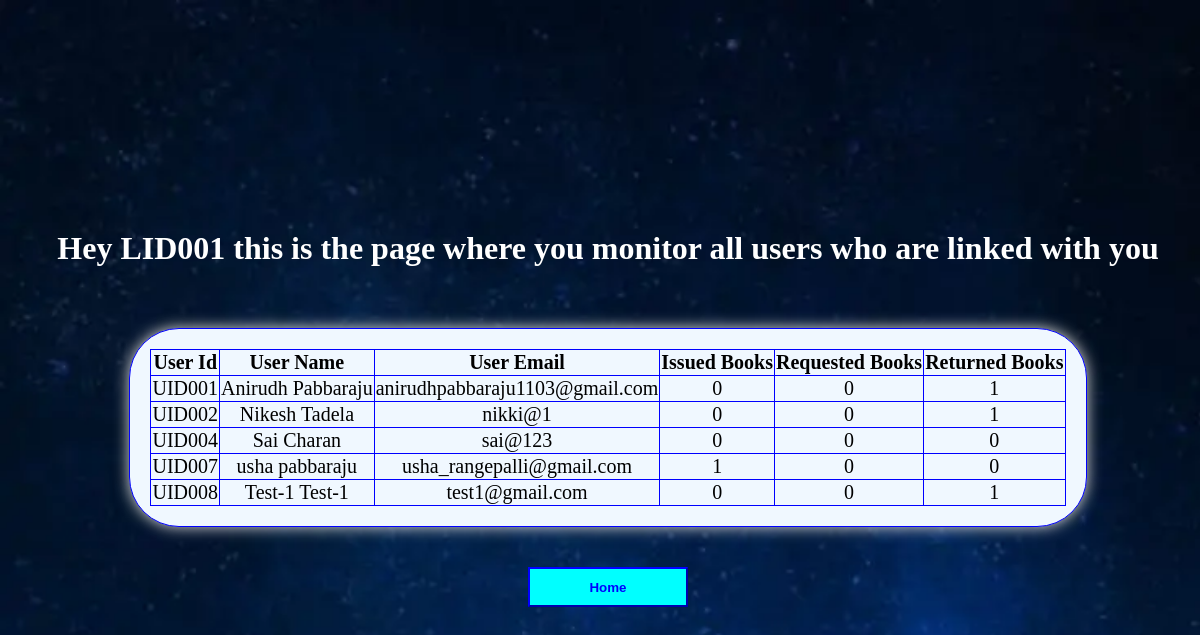
Screenshot of /view_monitors/LID001 with the database file from the repository.
### application/models.py (models this page shows)
class keeps_track_of(db.Model):
    __tablename__='keeps_track_of'
    librarian_id=db.Column(db.VARCHAR,db.ForeignKey(librarian.librarian_id),primary_key=True)
    user_id=db.Column(db.VARCHAR,db.ForeignKey(user.user_id),primary_key=True)

class user(db.Model):
    __tablename__='user'
    user_id=db.Column(db.String(128),primary_key=True)
    user_fname=db.Column(db.String(128),nullable=False)
    user_lname=db.Column(db.String(128))
    user_email=db.Column(db.String(128))
    password=db.Column(db.String(128))
    has_copies=db.relationship("book_catalogue",secondary="book_issue")
    track_for=db.relationship("librarian",secondary="keeps_track_of")
    content=db.relationship("section",secondary="analysis")

### application/librarian_controllers.py (the view)
@app.route("/view_monitors/<string:lid>",methods=['GET','POST'])
def view_monitor(lid):
    k=db.session.query(keeps_track_of).filter(keeps_track_of.librarian_id==lid).all()
    tracker={}
    for x in k:
        tracker[x.user_id]={}
        u=user.query.get(x.user_id)
        tracker[x.user_id]['user_fname']=u.user_fname
        tracker[x.user_id]['user_lname']=u.user_lname
        tracker[x.user_id]['user_email']=u.user_email
        bi=db.session.query(book_issue).filter(book_issue.id==x.user_id).all()
        ib=0
        rb=0
        reqb=0
        for y in bi:
            if y.doi!=None:
                ib+=1
            elif y.request_date!=None:
                reqb+=1
            else:
                rb+=1
        tracker[x.user_id]["issued_books"]=ib
        tracker[x.user_id]["returned_books"]=rb
        tracker[x.user_id]["requested_books"]=reqb
    return render_template("monitor.html",tracker=tracker,id=lid)

### templates/monitor.html (shortened to what this page needs)
<!DOCTYPE html>
<html lang="en">
<head>
    <link rel="stylesheet" href="{{url_for('static',filename='CSS/monitor.css')}}">
</head>
<body>
    <div class="row">
        <div>
            <h1>Hey {{id}} this is the page where you monitor all users who are linked with you</h1>
          </div>
          <div class="row2">
              <table class="row3" border="box" bordercolor=" dark black">
                  <tr>
                      <div class="row4">
                          <th><span>User Id</span></th>
                          <th colspan="2">User Name</th>
                          <th>User Email</th>
                          <th>Issued Books</th>
                          <th>Requested Books</th>
                          <th>Returned Books</th>
                      </div>
                  </tr>
                  {% for x in tracker %}
                  <tr>
                      <td><span>{{x}}</span></td>
                      <td colspan="2">
                          {{tracker[x]["user_fname"]}}
                          {{tracker[x]["user_lname"]}}
                      </td>
                      <td><span>{{tracker[x]["user_email"]}}</span></td>
                      <td><span>{{tracker[x]["issued_books"]}}</span></td>
                      <td><span>{{tracker[x]["requested_books"]}}</span></td>
                      <td><span>{{tracker[x]["returned_books"]}}</span></td>
                  </tr>
                  {% endfor %}
              </table>
          </div>
          <div class="buttons">
              <a href="/librarian_dashboard/{{id}}"><button id="add2">Home</button></a>
          </div>
    </div>
</body>
</html>

### static/CSS/monitor.css (style rules this page uses)
.row { display: flex; flex-direction: column; justify-content: center; align-items: center; gap: 40px; }
body { text-align: center; display:flex; justify-content : center; align-items: center; min-height: 100vh; min-width: 100%; background-image: url('../images/user_dash.webp'); background-repeat: no-repeat; background-size: cover; }
h1 { color: white; }
.row4 { display: flex; flex-direction: column; justify-content: space-around; }
.buttons { display: flex; flex-direction: row; justify-content: right; gap: 10px; }
.row3 { box-sizing: border-box; display: flex; flex-direction: column; box-shadow: 0 0 15px gainsboro; background-color: aliceblue; border-radius: 50px; cursor: pointer; font-size: 20px; padding:20px; width:100%; }
span { color: black; }
#add2 { width:160px; height: 40px; color: blue; background-color: aqua; font-weight: bold; border-color: blue; }
table,th,td { border-color: blue; }
table { border-collapse: collapse; }

### rows the page displays
keeps_track_of: user "UID001", tracker "0", tracker "1"
user: user_fname "Anirudh", user_lname "Pabbaraju", user_email "anirudhpabbaraju1103@gmail.com"
keeps_track_of: user "UID002", tracker "0", tracker "1"
user: user_fname "Nikesh", user_lname "Tadela", user_email "nikki@1"
keeps_track_of: user "UID004", tracker "0"
user: user_fname "Sai", user_lname "Charan", user_email "sai@123"
keeps_track_of: user "UID007", tracker "1", tracker "0"
user: user_fname "usha", user_lname "pabbaraju", user_email "usha_rangepalli@gmail.com"
keeps_track_of: user "UID008", tracker "0", tracker "1"
user: user_fname "Test-1", user_lname "Test-1", user_email "test1@gmail.com"

### other values shown
{{ id }} "LID001"
